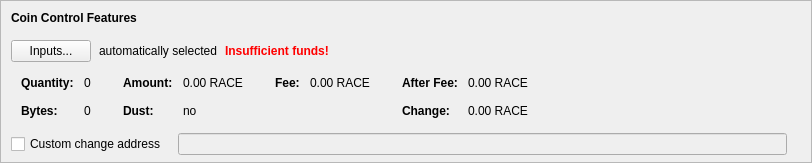
    <widget class="QFrame" name="frameCoinControl">
     <property name="sizePolicy">
      <sizepolicy hsizetype="Expanding" vsizetype="Expanding">
       <horstretch>0</horstretch>
       <verstretch>0</verstretch>
      </sizepolicy>
     </property>
     <property name="maximumSize">
      <size>
       <width>16777215</width>
       <height>16777215</height>
      </size>
     </property>
     <property name="frameShape">
      <enum>QFrame::StyledPanel</enum>
     </property>
     <property name="frameShadow">
      <enum>QFrame::Sunken</enum>
     </property>
     <layout class="QVBoxLayout" name="verticalLayoutCoinControl2">
      <property name="spacing">
       <number>0</number>
      </property>
      <property name="leftMargin">
       <number>0</number>
      </property>
      <property name="topMargin">
       <number>0</number>
      </property>
      <property name="rightMargin">
       <number>0</number>
      </property>
      <property name="bottomMargin">
       <number>6</number>
      </property>
      <item>
       <layout class="QVBoxLayout" name="verticalLayoutCoinControl" stretch="0,0,0,0,1">
        <property name="spacing">
         <number>0</number>
        </property>
        <property name="leftMargin">
         <number>10</number>
        </property>
        <property name="topMargin">
         <number>10</number>
        </property>
        <item>
         <layout class="QHBoxLayout" name="horizontalLayoutCoinControl1">
          <property name="bottomMargin">
           <number>15</number>
          </property>
          <item>
           <widget class="QLabel" name="labelCoinControlFeatures">
            <property name="sizePolicy">
             <sizepolicy hsizetype="Preferred" vsizetype="Maximum">
              <horstretch>0</horstretch>
              <verstretch>0</verstretch>
             </sizepolicy>
            </property>
            <property name="font">
             <font>
              <weight>75</weight>
              <bold>true</bold>
             </font>
            </property>
            <property name="styleSheet">
             <string notr="true">font-weight:bold;</string>
            </property>
            <property name="text">
             <string>Coin Control Features</string>
            </property>
           </widget>
          </item>
         </layout>
        </item>
        <item>
         <layout class="QHBoxLayout" name="horizontalLayoutCoinControl2" stretch="0,0,0,0">
          <property name="spacing">
           <number>8</number>
          </property>
          <property name="bottomMargin">
           <number>10</number>
          </property>
          <item>
           <widget class="QPushButton" name="pushButtonCoinControl">
            <property name="styleSheet">
             <string notr="true"/>
            </property>
            <property name="text">
             <string>Inputs...</string>
            </property>
            <property name="autoDefault">
             <bool>false</bool>
            </property>
           </widget>
          </item>
          <item>
           <widget class="QLabel" name="labelCoinControlAutomaticallySelected">
            <property name="text">
             <string>automatically selected</string>
            </property>
            <property name="margin">
             <number>5</number>
            </property>
           </widget>
          </item>
          <item>
           <widget class="QLabel" name="labelCoinControlInsuffFunds">
            <property name="font">
             <font>
              <weight>75</weight>
              <bold>true</bold>
             </font>
            </property>
            <property name="styleSheet">
             <string notr="true">color:red;font-weight:bold;</string>
            </property>
            <property name="text">
             <string>Insufficient funds!</string>
            </property>
            <property name="margin">
             <number>5</number>
            </property>
           </widget>
          </item>
          <item>
           <spacer name="horizontalSpacerCoinControl">
            <property name="orientation">
             <enum>Qt::Horizontal</enum>
            </property>
            <property name="sizeHint" stdset="0">
             <size>
              <width>40</width>
              <height>1</height>
             </size>
            </property>
           </spacer>
          </item>
         </layout>
        </item>
        <item>
         <widget class="QWidget" name="widgetCoinControl" native="true">
          <property name="sizePolicy">
           <sizepolicy hsizetype="Preferred" vsizetype="Preferred">
            <horstretch>0</horstretch>
            <verstretch>0</verstretch>
           </sizepolicy>
          </property>
          <property name="minimumSize">
           <size>
            <width>0</width>
            <height>0</height>
           </size>
          </property>
          <property name="styleSheet">
           <string notr="true"/>
          </property>
          <layout class="QHBoxLayout" name="horizontalLayoutCoinControl5">
           <property name="leftMargin">
            <number>0</number>
           </property>
           <property name="topMargin">
            <number>0</number>
           </property>
           <property name="rightMargin">
            <number>0</number>
           </property>
           <property name="bottomMargin">
            <number>0</number>
           </property>
           <item>
            <layout class="QHBoxLayout" name="horizontalLayoutCoinControl3" stretch="0,0,0,1">
             <property name="spacing">
              <number>20</number>
             </property>
             <property name="topMargin">
              <number>0</number>
             </property>
             <property name="bottomMargin">
              <number>10</number>
             </property>
             <item>
              <layout class="QFormLayout" name="formLayoutCoinControl1">
               <property name="horizontalSpacing">
                <number>10</number>
               </property>
               <property name="verticalSpacing">
                <number>14</number>
               </property>
               <property name="leftMargin">
                <number>10</number>
               </property>
               <property name="topMargin">
                <number>4</number>
               </property>
               <property name="rightMargin">
                <number>6</number>
               </property>
               <item row="0" column="0">
                <widget class="QLabel" name="labelCoinControlQuantityText">
                 <property name="font">
                  <font>
                   <weight>75</weight>
                   <bold>true</bold>
                  </font>
                 </property>
                 <property name="text">
                  <string>Quantity:</string>
                 </property>
                 <property name="margin">
                  <number>0</number>
                 </property>
                </widget>
               </item>
               <item row="0" column="1">
                <widget class="QLabel" name="labelCoinControlQuantity">
                 <property name="cursor">
                  <cursorShape>IBeamCursor</cursorShape>
                 </property>
                 <property name="contextMenuPolicy">
                  <enum>Qt::ActionsContextMenu</enum>
                 </property>
                 <property name="text">
                  <string notr="true">0</string>
                 </property>
                 <property name="margin">
                  <number>0</number>
                 </property>
                 <property name="textInteractionFlags">
                  <set>Qt::LinksAccessibleByMouse|Qt::TextSelectableByKeyboard|Qt::TextSelectableByMouse</set>
                 </property>
                </widget>
               </item>
               <item row="1" column="0">
                <widget class="QLabel" name="labelCoinControlBytesText">
                 <property name="font">
                  <font>
                   <weight>75</weight>
                   <bold>true</bold>
                  </font>
                 </property>
                 <property name="text">
                  <string>Bytes:</string>
                 </property>
                </widget>
               </item>
               <item row="1" column="1">
                <widget class="QLabel" name="labelCoinControlBytes">
                 <property name="cursor">
                  <cursorShape>IBeamCursor</cursorShape>
                 </property>
                 <property name="contextMenuPolicy">
                  <enum>Qt::ActionsContextMenu</enum>
                 </property>
                 <property name="text">
                  <string notr="true">0</string>
                 </property>
                 <property name="textInteractionFlags">
                  <set>Qt::LinksAccessibleByMouse|Qt::TextSelectableByKeyboard|Qt::TextSelectableByMouse</set>
                 </property>
                </widget>
               </item>
              </layout>
             </item>
             <item>
              <layout class="QFormLayout" name="formLayoutCoinControl2">
               <property name="horizontalSpacing">
                <number>10</number>
               </property>
               <property name="verticalSpacing">
                <number>14</number>
               </property>
               <property name="leftMargin">
                <number>6</number>
               </property>
               <property name="topMargin">
                <number>4</number>
               </property>
               <property name="rightMargin">
                <number>6</number>
               </property>
               <item row="0" column="0">
                <widget class="QLabel" name="labelCoinControlAmountText">
                 <property name="font">
                  <font>
                   <weight>75</weight>
                   <bold>true</bold>
                  </font>
                 </property>
                 <property name="text">
                  <string>Amount:</string>
                 </property>
                 <property name="margin">
                  <number>0</number>
                 </property>
                </widget>
               </item>
               <item row="0" column="1">
                <widget class="QLabel" name="labelCoinControlAmount">
                 <property name="cursor">
                  <cursorShape>IBeamCursor</cursorShape>
                 </property>
                 <property name="contextMenuPolicy">
                  <enum>Qt::ActionsContextMenu</enum>
                 </property>
                 <property name="text">
                  <string notr="true">0.00 RACE</string>
                 </property>
                 <property name="textInteractionFlags">
                  <set>Qt::LinksAccessibleByMouse|Qt::TextSelectableByKeyboard|Qt::TextSelectableByMouse</set>
                 </property>
                </widget>
               </item>
               <item row="1" column="0">
                <widget class="QLabel" name="labelCoinControlLowOutputText">
                 <property name="font">
                  <font>
                   <weight>75</weight>
                   <bold>true</bold>
                  </font>
                 </property>
                 <property name="text">
                  <string>Dust:</string>
                 </property>
                </widget>
               </item>
               <item row="1" column="1">
                <widget class="QLabel" name="labelCoinControlLowOutput">
                 <property name="cursor">
                  <cursorShape>IBeamCursor</cursorShape>
                 </property>
                 <property name="contextMenuPolicy">
                  <enum>Qt::ActionsContextMenu</enum>
                 </property>
                 <property name="text">
                  <string notr="true">no</string>
                 </property>
                 <property name="textInteractionFlags">
                  <set>Qt::LinksAccessibleByMouse|Qt::TextSelectableByKeyboard|Qt::TextSelectableByMouse</set>
                 </property>
                </widget>
               </item>
              </layout>
             </item>
             <item>
              <layout class="QFormLayout" name="formLayoutCoinControl3">
               <property name="horizontalSpacing">
                <number>10</number>
               </property>
               <property name="verticalSpacing">
                <number>14</number>
               </property>
               <property name="leftMargin">
                <number>6</number>
               </property>
               <property name="topMargin">
                <number>4</number>
               </property>
               <property name="rightMargin">
                <number>6</number>
               </property>
               <item row="0" column="0">
                <widget class="QLabel" name="labelCoinControlFeeText">
                 <property name="font">
                  <font>
                   <weight>75</weight>
                   <bold>true</bold>
                  </font>
                 </property>
                 <property name="text">
                  <string>Fee:</string>
                 </property>
                 <property name="margin">
                  <number>0</number>
                 </property>
                </widget>
               </item>
               <item row="0" column="1">
                <widget class="QLabel" name="labelCoinControlFee">
                 <property name="cursor">
                  <cursorShape>IBeamCursor</cursorShape>
                 </property>
                 <property name="contextMenuPolicy">
                  <enum>Qt::ActionsContextMenu</enum>
                 </property>
                 <property name="text">
                  <string notr="true">0.00 RACE</string>
                 </property>
                 <property name="textInteractionFlags">
                  <set>Qt::LinksAccessibleByMouse|Qt::TextSelectableByKeyboard|Qt::TextSelectableByMouse</set>
                 </property>
                </widget>
               </item>
             </layout>
             </item>
             <item>
              <layout class="QFormLayout" name="formLayoutCoinControl4">
               <property name="horizontalSpacing">
                <number>10</number>
               </property>
               <property name="verticalSpacing">
                <number>14</number>
               </property>
               <property name="leftMargin">
                <number>6</number>
               </property>
               <property name="topMargin">
                <number>4</number>
               </property>
               <property name="rightMargin">
                <number>6</number>
               </property>
               <item row="0" column="0">
                <widget class="QLabel" name="labelCoinControlAfterFeeText">
                 <property name="font">
                  <font>
                   <weight>75</weight>
                   <bold>true</bold>
                  </font>
                 </property>
                 <property name="text">
                  <string>After Fee:</string>
                 </property>
                 <property name="margin">
                  <number>0</number>
                 </property>
                </widget>
               </item>
               <item row="0" column="1">
                <widget class="QLabel" name="labelCoinControlAfterFee">
                 <property name="cursor">
                  <cursorShape>IBeamCursor</cursorShape>
                 </property>
                 <property name="contextMenuPolicy">
                  <enum>Qt::ActionsContextMenu</enum>
                 </property>
                 <property name="text">
                  <string notr="true">0.00 RACE</string>
                 </property>
                 <property name="textInteractionFlags">
                  <set>Qt::LinksAccessibleByMouse|Qt::TextSelectableByKeyboard|Qt::TextSelectableByMouse</set>
                 </property>
                </widget>
               </item>
               <item row="1" column="0">
                <widget class="QLabel" name="labelCoinControlChangeText">
                 <property name="font">
                  <font>
                   <weight>75</weight>
                   <bold>true</bold>
                  </font>
                 </property>
                 <property name="text">
                  <string>Change:</string>
                 </property>
                </widget>
               </item>
               <item row="1" column="1">
                <widget class="QLabel" name="labelCoinControlChange">
                 <property name="cursor">
                  <cursorShape>IBeamCursor</cursorShape>
                 </property>
                 <property name="contextMenuPolicy">
                  <enum>Qt::ActionsContextMenu</enum>
                 </property>
                 <property name="text">
                  <string notr="true">0.00 RACE</string>
                 </property>
                 <property name="textInteractionFlags">
                  <set>Qt::LinksAccessibleByMouse|Qt::TextSelectableByKeyboard|Qt::TextSelectableByMouse</set>
                 </property>
                </widget>
               </item>
              </layout>
             </item>
            </layout>
           </item>
          </layout>
         </widget>
        </item>
        <item>
         <layout class="QHBoxLayout" name="horizontalLayoutCoinControl4" stretch="0,0,0">
          <property name="spacing">
           <number>12</number>
          </property>
          <property name="sizeConstraint">
           <enum>QLayout::SetDefaultConstraint</enum>
          </property>
          <property name="topMargin">
           <number>5</number>
          </property>
          <property name="rightMargin">
           <number>5</number>
          </property>
          <item>
           <widget class="QCheckBox" name="checkBoxCoinControlChange">
            <property name="toolTip">
             <string>If this is activated, but the change address is empty or invalid, change will be sent to a newly generated address.</string>
            </property>
            <property name="text">
             <string>Custom change address</string>
            </property>
           </widget>
          </item>
          <item>
           <widget class="QValidatedLineEdit" name="lineEditCoinControlChange">
            <property name="enabled">
             <bool>false</bool>
            </property>
            <property name="sizePolicy">
             <sizepolicy hsizetype="Expanding" vsizetype="Fixed">
              <horstretch>0</horstretch>
              <verstretch>0</verstretch>
             </sizepolicy>
            </property>
           </widget>
          </item>
          <item>
           <widget class="QLabel" name="labelCoinControlChangeLabel">
            <property name="sizePolicy">
             <sizepolicy hsizetype="Preferred" vsizetype="Expanding">
              <horstretch>0</horstretch>
              <verstretch>0</verstretch>
             </sizepolicy>
            </property>
            <property name="minimumSize">
             <size>
              <width>0</width>
              <height>0</height>
             </size>
            </property>
            <property name="text">
             <string/>
            </property>
            <property name="margin">
             <number>3</number>
            </property>
           </widget>
          </item>
         </layout>
        </item>
        <item>
         <spacer name="verticalSpacerCoinControl">
          <property name="orientation">
           <enum>Qt::Vertical</enum>
          </property>
          <property name="sizeHint" stdset="0">
           <size>
            <width>800</width>
            <height>1</height>
           </size>
          </property>
         </spacer>
        </item>
       </layout>
      </item>
     </layout>
    </widget>
